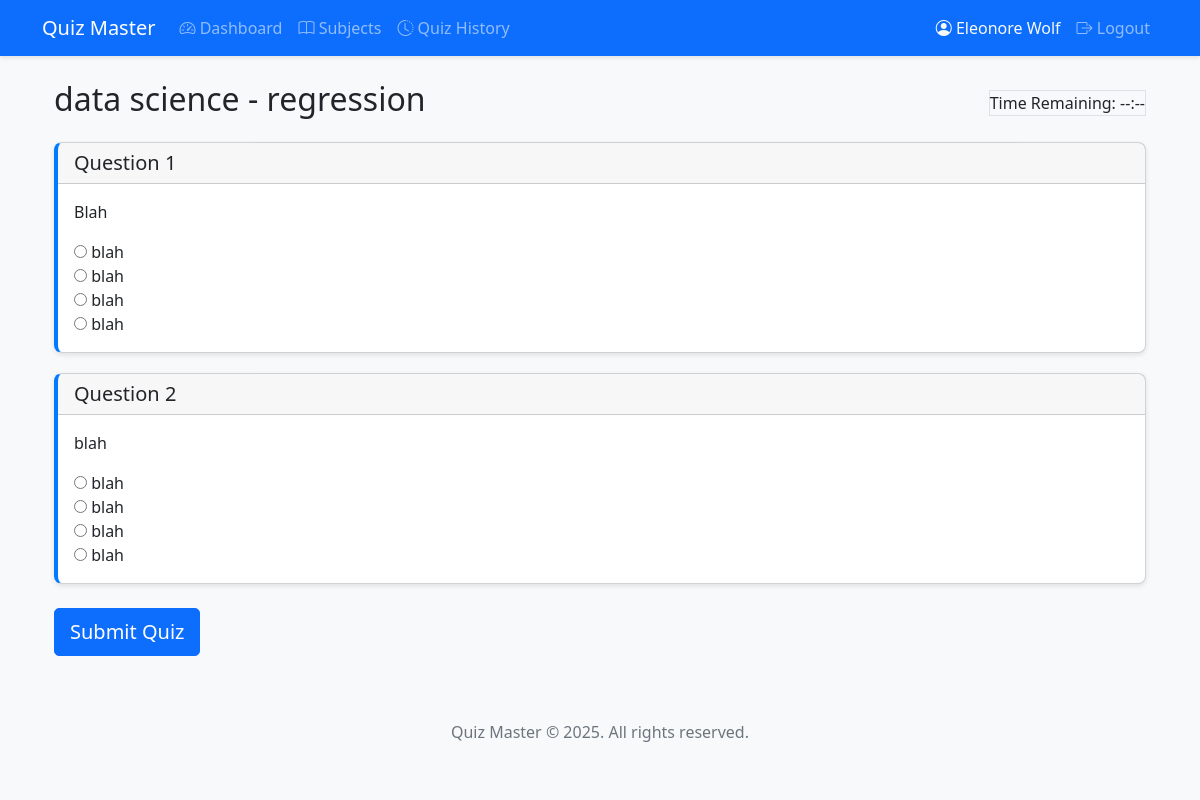
Screenshot of /user/quiz/1/attempt (signed in) with the database file from the repository.
### app/models/user.py (models this page shows, shortened)
class User(db.Model, UserMixin):
    __tablename__ = 'users'
    id = db.Column(db.Integer, primary_key=True)
    username = db.Column(db.String(100), unique=True, nullable=False)  # Email
    password = db.Column(db.String(100), nullable=False)
    full_name = db.Column(db.String(100), nullable=False)
    qualification = db.Column(db.String(100))
    dob = db.Column(db.Date)
    created_at = db.Column(db.DateTime, default=datetime.utcnow)
    scores = db.relationship('Score', backref='user', lazy=True)

### app/models/subject.py (models this page shows, shortened)
class Subject(db.Model):
    __tablename__ = 'subjects'
    id = db.Column(db.Integer, primary_key=True)
    name = db.Column(db.String(100), nullable=False)
    description = db.Column(db.Text)
    created_at = db.Column(db.DateTime, default=datetime.utcnow)
    chapters = db.relationship('Chapter', backref='subject', lazy=True, cascade="all, delete-orphan")

### app/models/chapter.py (models this page shows, shortened)
class Chapter(db.Model):
    __tablename__ = 'chapters'
    id = db.Column(db.Integer, primary_key=True)
    name = db.Column(db.String(100), nullable=False)
    description = db.Column(db.Text)
    subject_id = db.Column(db.Integer, db.ForeignKey('subjects.id'), nullable=False)
    created_at = db.Column(db.DateTime, default=datetime.utcnow)
    quizzes = db.relationship('Quiz', backref='chapter', lazy=True, cascade="all, delete-orphan")

### app/models/question.py (models this page shows, shortened)
class Question(db.Model):
    __tablename__ = 'questions'
    id = db.Column(db.Integer, primary_key=True)
    quiz_id = db.Column(db.Integer, db.ForeignKey('quizzes.id'), nullable=False)
    question_text = db.Column(db.Text, nullable=False)  # Renamed from question_statement
    option1 = db.Column(db.String(255), nullable=False)
    option2 = db.Column(db.String(255), nullable=False)
    option3 = db.Column(db.String(255), nullable=False)
    option4 = db.Column(db.String(255), nullable=False)
    correct_answer = db.Column(db.Integer, nullable=False)  # Renamed from correct_option (1, 2, 3, or 4)
    created_at = db.Column(db.DateTime, default=datetime.utcnow)

### app/controllers/user.py (the view)
    @login_required
    def decorated_function(*args, **kwargs):
        if not isinstance(current_user, User):
            flash('This page is for regular users only', 'danger')
            return redirect(url_for('auth.login'))
        return f(*args, **kwargs)

### app/__init__.py (called while the page is built)
def create_app():
    app = Flask(__name__)
    app.config['SQLALCHEMY_DATABASE_URI'] = 'sqlite:///quiz_master.db'
    app.config['SQLALCHEMY_TRACK_MODIFICATIONS'] = False
    app.config['SECRET_KEY'] = os.urandom(24)
    db.init_app(app)
    login_manager.init_app(app)
    from app.controllers.auth import auth_bp
    from app.controllers.admin import admin_bp
    from app.controllers.user import user_bp
    app.register_blueprint(auth_bp)
    app.register_blueprint(admin_bp)
    app.register_blueprint(user_bp)
    from app.models.user import User, Admin
    @login_manager.user_loader
    def load_user(user_id):
        if user_id.startswith('admin_'):
            real_id = user_id.split('admin_')[1]
            return Admin.query.get(int(real_id))
        return User.query.get(int(user_id))
    return app

### app/controllers/user.py (called while the page is built)
def user_required(f):
    @login_required
    def decorated_function(*args, **kwargs):
        if not isinstance(current_user, User):
            flash('This page is for regular users only', 'danger')
            return redirect(url_for('auth.login'))
        return f(*args, **kwargs)
    decorated_function.__name__ = f.__name__
    return decorated_function

@user_bp.route('/quiz/<int:quiz_id>/attempt')
@user_required
def attempt_quiz(quiz_id):
    quiz = Quiz.query.get_or_404(quiz_id)
    questions = Question.query.filter_by(quiz_id=quiz_id).all()
    if not questions:
        flash('This quiz has no questions.', 'warning')
        return redirect(url_for('user.start_quiz', quiz_id=quiz_id))
    session['quiz_start_time'] = datetime.now().timestamp()
    session['quiz_end_time'] = session['quiz_start_time'] + (quiz.time_duration * 60)  # Convert minutes to seconds
    return render_template('user/attempt_quiz.html', quiz=quiz, questions=questions)

### app/templates/user/attempt_quiz.html (shortened to what this page needs)
{% extends 'base.html' %}
{% block content %}
<div class="container">
    <div class="row mb-3">
        <div class="col-12">
            <div class="d-flex justify-content-between align-items-center">
                <h2>{{ quiz.chapter.subject.name }} - {{ quiz.chapter.name }}</h2>
                <div id="quiz-timer" class="border">
                    Time Remaining: <span id="minutes">--</span>:<span id="seconds">--</span>
                </div>
            </div>
        </div>
    </div>
    <form id="quiz-form" method="POST" action="{{ url_for('user.submit_quiz', quiz_id=quiz.id) }}">
        {% for question in questions %}
        <div class="card question-card" id="question-{{ question.id }}">
            <div class="card-header">
                <h5 class="mb-0">Question {{ loop.index }}</h5>
            </div>
            <div class="card-body">
                <p class="question-text">{{ question.question_text }}</p>
                <div class="quiz-options-container">
                    <div class="quiz-option">
                        <input type="radio" name="question_{{ question.id }}" id="question_{{ question.id }}_option1" value="1" required>
                        <label for="question_{{ question.id }}_option1">
                             {{ question.option1 }}
                        </label>
                    </div>
                    <div class="quiz-option">
                        <input type="radio" name="question_{{ question.id }}" id="question_{{ question.id }}_option2" value="2" required>
                        <label for="question_{{ question.id }}_option2">
                             {{ question.option2 }}
                        </label>
                    </div>
                    <div class="quiz-option">
                        <input type="radio" name="question_{{ question.id }}" id="question_{{ question.id }}_option3" value="3" required>
                        <label for="question_{{ question.id }}_option3">
                             {{ question.option3 }}
                        </label>
                    </div>
                    <div class="quiz-option">
                        <input type="radio" name="question_{{ question.id }}" id="question_{{ question.id }}_option4" value="4" required>
                        <label for="question_{{ question.id }}_option4">
                             {{ question.option4 }}
                        </label>
                    </div>
                </div>
            </div>
        </div>
        {% endfor %}
        <div class="d-flex justify-content-between my-4">
            <button type="submit" class="btn btn-primary btn-lg">Submit Quiz</button>
        </div>
    </form>
</div>
{% endblock %}

### app/templates/base.html (shortened to what this page needs)
<!DOCTYPE html>
<html lang="en">
<head>
    <link href="https://cdn.jsdelivr.net/npm/bootstrap@5.2.3/dist/css/bootstrap.min.css" rel="stylesheet">
    <link rel="stylesheet" href="https://cdn.jsdelivr.net/npm/bootstrap-icons@1.10.0/font/bootstrap-icons.css">
    <link rel="stylesheet" href="{{ url_for('static', filename='css/style.css') }}">
</head>
<body>
    <nav class="navbar navbar-expand-lg navbar-dark bg-primary">
        <div class="container">
            <a class="navbar-brand" href="{{ url_for('auth.login') }}">Quiz Master</a>
            <div class="collapse navbar-collapse" id="navbarNav">
                <ul class="navbar-nav me-auto">
                    {% if current_user.is_authenticated %}
                        {% if current_user.__class__.__name__ == 'Admin' %}
                        <li class="nav-item">
                            <a class="nav-link" href="{{ url_for('admin.dashboard') }}">
                                <i class="bi bi-speedometer2"></i> Dashboard
                            </a>
                        </li>
                        <li class="nav-item">
                            <a class="nav-link" href="{{ url_for('admin.subjects') }}">
                                <i class="bi bi-journal-text"></i> Subjects
                            </a>
                        </li>
                        <li class="nav-item">
                            <a class="nav-link" href="{{ url_for('admin.users') }}">
                                <i class="bi bi-people"></i> Users
                            </a>
                        </li>
                        {% else %}
                        <li class="nav-item">
                            <a class="nav-link" href="{{ url_for('user.dashboard') }}">
                                <i class="bi bi-speedometer2"></i> Dashboard
                            </a>
                        </li>
                        <li class="nav-item">
                            <a class="nav-link" href="{{ url_for('user.subjects') }}">
                                <i class="bi bi-book"></i> Subjects
                            </a>
                        </li>
                        <li class="nav-item">
                            <a class="nav-link" href="{{ url_for('user.history') }}">
                                <i class="bi bi-clock-history"></i> Quiz History
                            </a>
                        </li>
                        {% endif %}
                    {% endif %}
                </ul>
                <ul class="navbar-nav">
                    {% if current_user.is_authenticated %}
                        <li class="nav-item">
                            <span class="nav-link text-light">
                                <i class="bi bi-person-circle"></i>
                                {% if current_user.__class__.__name__ == 'Admin' %}
                                    Admin
                                {% else %}
                                    {{ current_user.full_name }}
                                {% endif %}
                            </span>
                        </li>
                        <li class="nav-item">
                            <a class="nav-link" href="{{ url_for('auth.logout') }}">
                                <i class="bi bi-box-arrow-right"></i> Logout
                            </a>
                        </li>
                    {% endif %}
                </ul>
            </div>
        </div>
    </nav>
    <div class="container mt-4">
        {% block content %}{% endblock %}
    </div>
    <footer class="mt-5 py-3 text-center text-muted bg-light">
        <div class="container">
            <p>Quiz Master &copy; 2025. All rights reserved.</p>
        </div>
    </footer>
</body>
</html>

### app/static/css/style.css (style rules this page uses)
body { font-family: 'Segoe UI', Tahoma, Geneva, Verdana, sans-serif; background-color: #f8f9fa; }
.navbar { box-shadow: 0 2px 4px rgba(0, 0, 0, 0.1); }
.card { box-shadow: 0 2px 5px rgba(0, 0, 0, 0.1); border-radius: 8px; margin-bottom: 20px; }
.card-header { border-radius: 8px 8px 0 0; }
.btn { border-radius: 5px; padding: 8px 15px; font-weight: 500; }
.question-card { border-left: 4px solid #007bff; }

### rows the page displays
User: full_name "Eleonore Wolf"
Subject: chapter.subject.name "data science"
Chapter: chapter.name "regression"
Question: question_text "Blah", option1 "blah", option2 "blah", option3 "blah", option4 "blah"
Question: question_text "blah", option1 "blah", option2 "blah", option3 "blah", option4 "blah"
